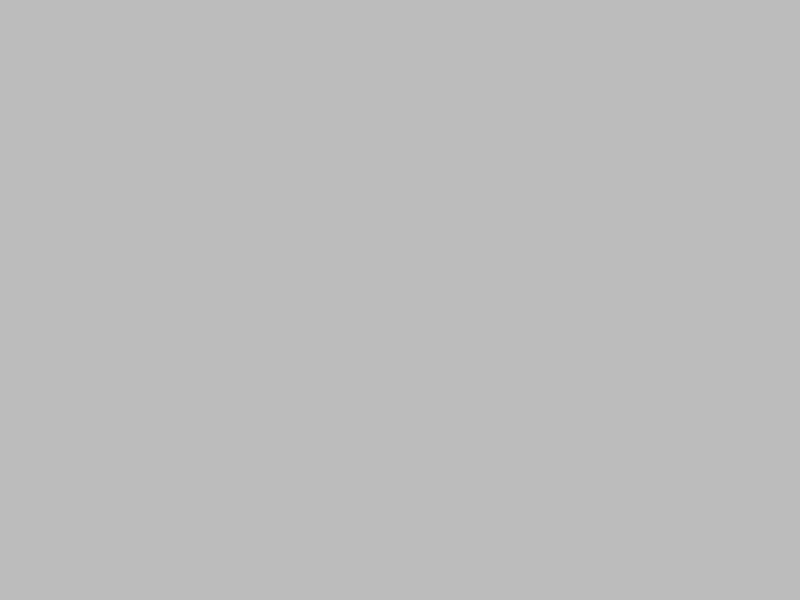
Frame 1 (no input)
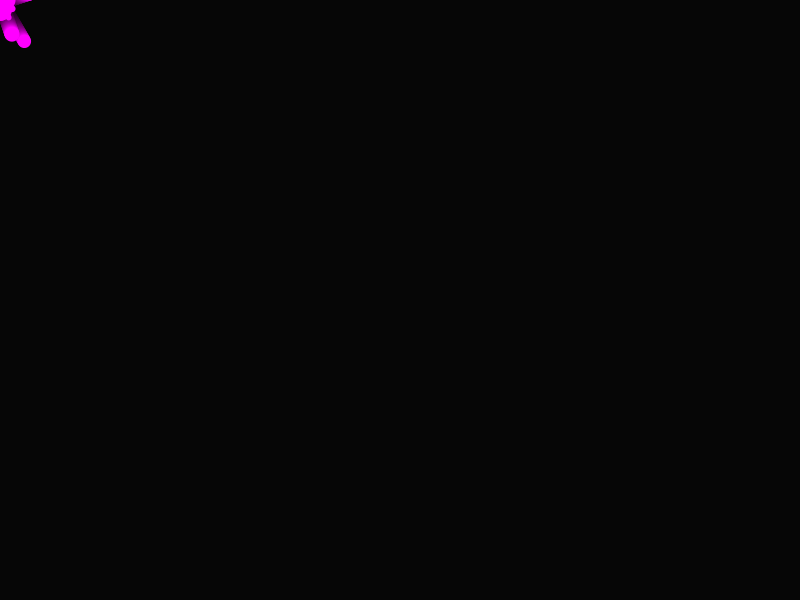
Frame 60 (the mouse pressed at the canvas centre just before this capture)
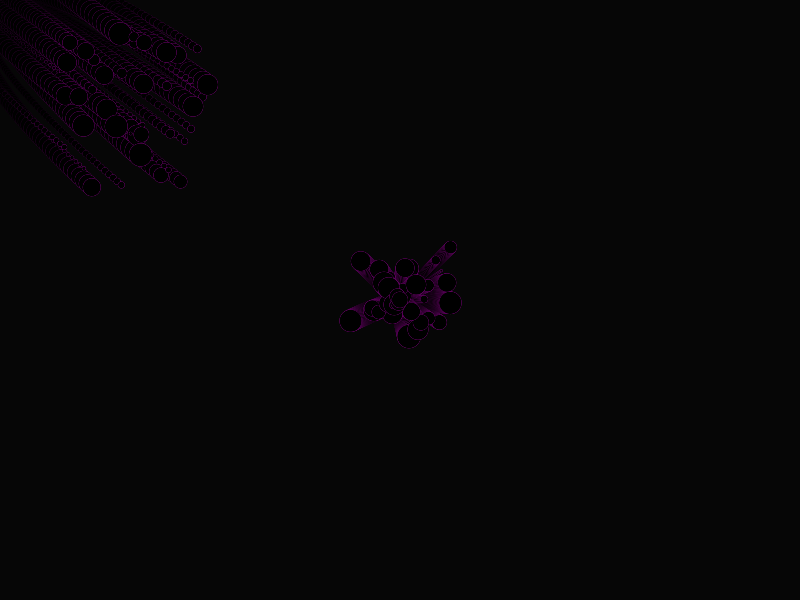
Frame 120 (the mouse held since frame 60 and released just before this capture)

The Processing sketch that drew these frames (run headless with seeded random() and noise(); from frame 60 on, the mouse is pressed at the canvas centre):

// Processing sketch: processing_93050
// ── processing_93050.pde

ParticleManager pManager;
int timer=5;
int interval=10;
 
void setup(){
  size(800,600);
  pManager = new ParticleManager();
}
 
void draw(){


 
 
  backgrounding();
   
  pManager.updater(mouseX,mouseY);
  pManager.display();
   
  if(millis()-timer>interval){
    pManager.add(mouseX,mouseY);
    timer=millis();
    interval = int(random(10,20));
  }
   
}
 
void backgrounding(){
  pushStyle();
  fill(0,20);
  noStroke();
  rect(0,0,width,height);
  popStyle();
}
class Particle{
 
  PVector position;
  PVector velocity;
  PVector acceleration;
  PVector gravity;
  float size;
  int fillIn;
  int followTime;
  PVector attractor;
  

   
  Particle(int xPos, int yPos){
    size = random(2,24);
    position = new PVector(xPos,yPos);
    velocity = new PVector(0,0);
    gravity = new PVector(0,0.002);
    acceleration = new PVector(random(-0.20,0.20),random(-0.20,0.20));
    fillIn = int(random(255,255));
    attractor = new PVector(0,0);
    followTime = millis();
  }

  
  //
  
   
  void update(int followX, int followY){
    if(millis()-followTime<2000 && millis()-followTime>100){
      attractor.set(followX,followY,0);
      attractor.sub(position);
      attractor.div(5);
      acceleration.add(attractor);
      acceleration.div(1000);
    }else{
  
    
   
 
    }
    acceleration.add(gravity);   
    velocity.add(acceleration);
    position.add(velocity);
    fillIn--;
    
   
  }
   
  void draw(){
    pushStyle();
    fill(255, 0, 255);
    noStroke();
    //stroke(240);
    ellipse(position.x,position.y,size,size);
     if (mousePressed){
       fill( random(0,0));
     ellipse(position.x,position.y,size,size);}
     
    popStyle();
    
  }
   
 
 

   
  boolean finished(){
    if(position.y>height){
      return true;
    }else{
      return false;
    }
  }
 }

class ParticleManager{
 
  ArrayList<Particle> pList = new ArrayList<Particle>();

   
  ParticleManager(){
   
  }
   
  void add(int xPos, int yPos){
    pList.add(new Particle(xPos,yPos)); 
  }
   
  void display(){
    for(int i=0; i<pList.size(); i++){
      Particle p =  (Particle) pList.get(i);
    
      p.draw();
      
    }
  }
   
  void updater(int attractorX, int attractorY){
    for(int i=0; i<pList.size(); i++){
      Particle p =  (Particle) pList.get(i);
      p.update(attractorX, attractorY);
      if(p.finished()==true){
        pList.remove(i);
      }
    }
  }
}
